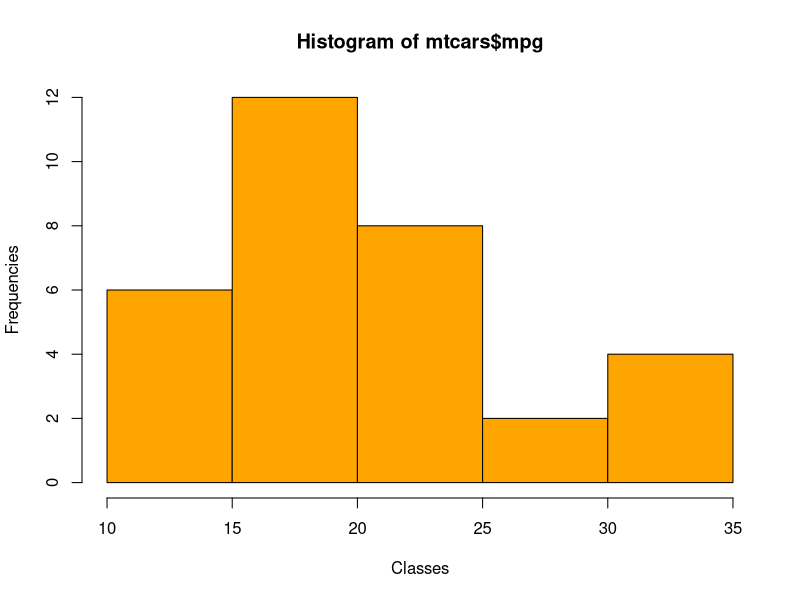
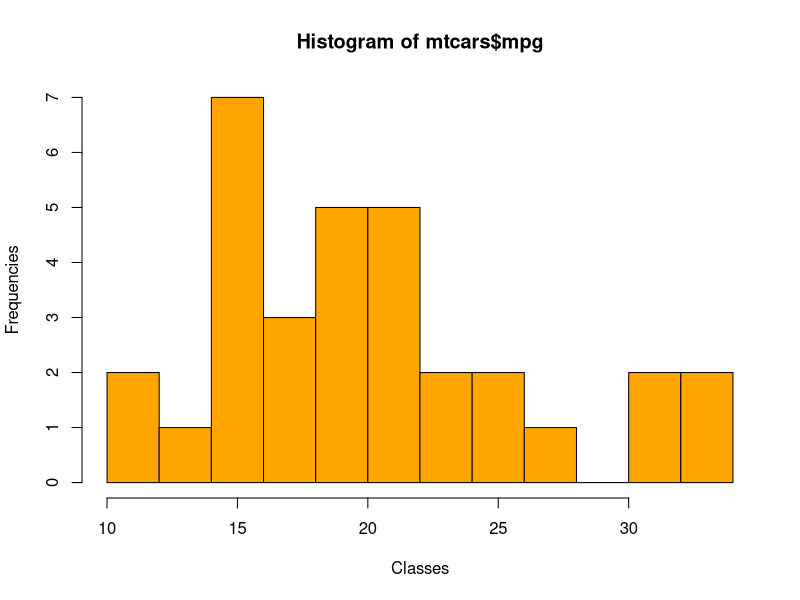
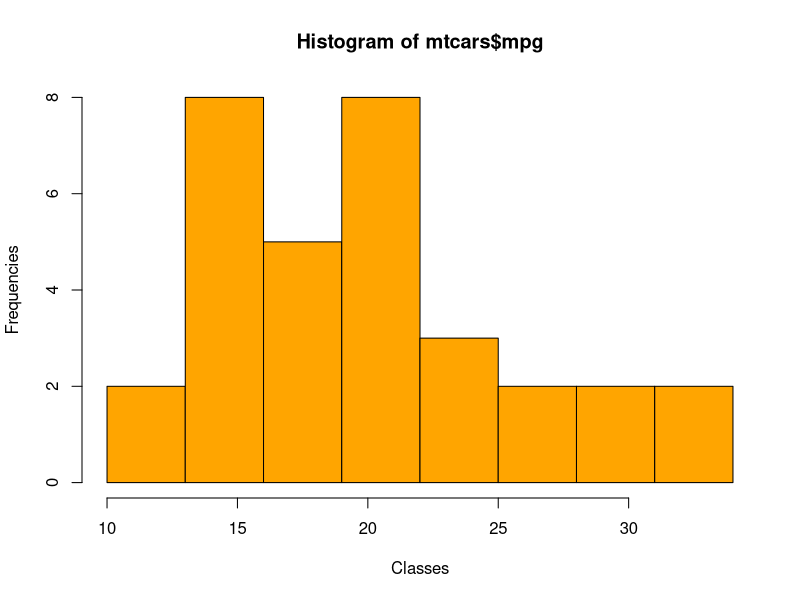
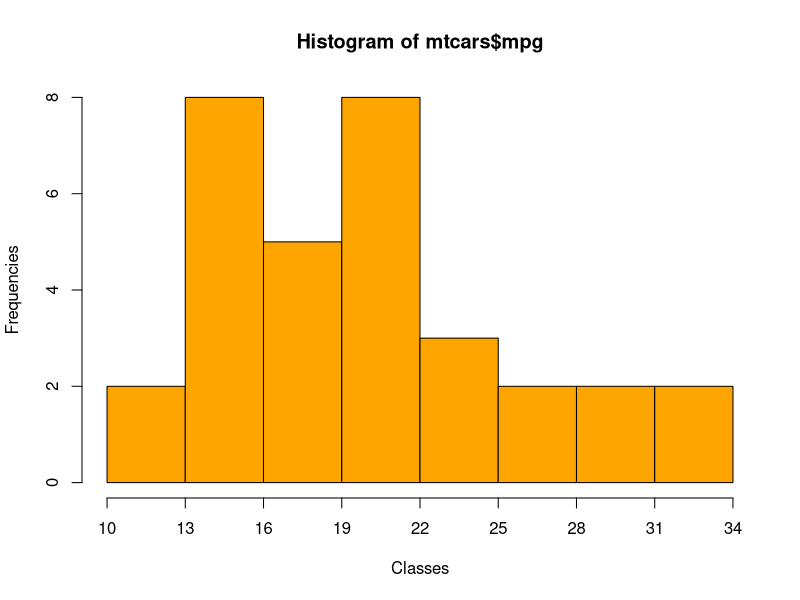
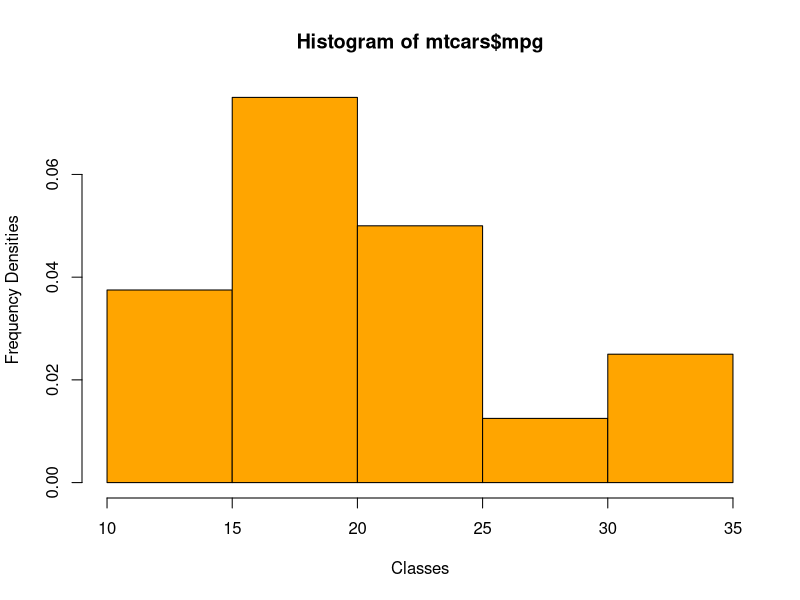
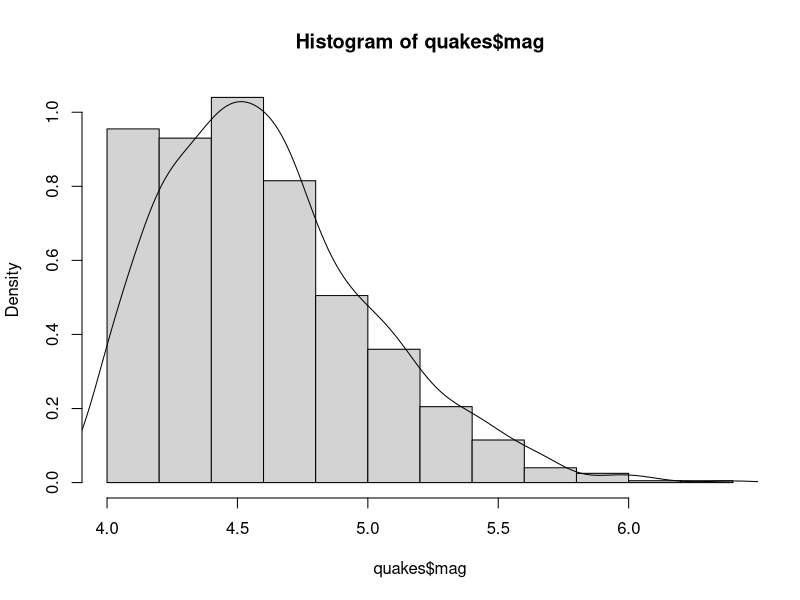
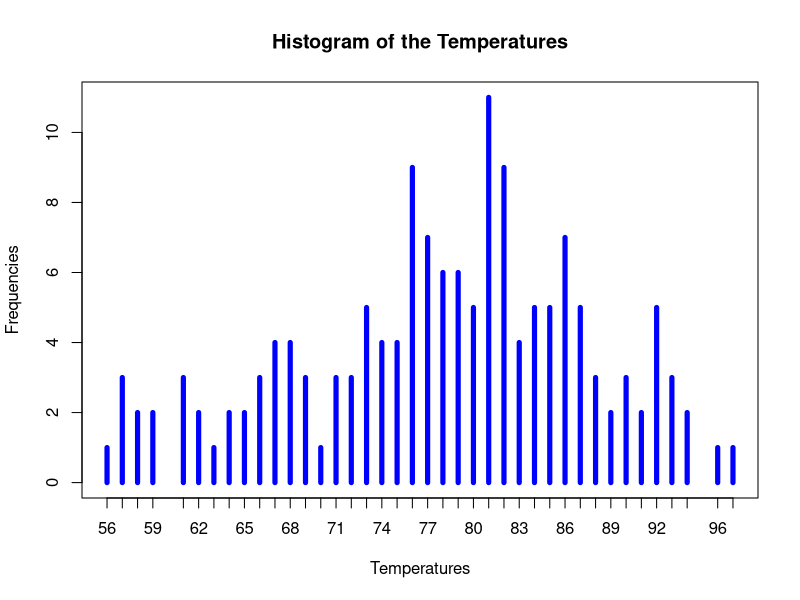

Write R code to recreate these figures, in order.
## ---- chunk 1
hist(mtcars$mpg,
     xlab = "Classes",
     ylab = "Frequencies",
     col = "orange")
## ---- chunk 2
hist(mtcars$mpg,
     xlab = "Classes",
     ylab = "Frequencies",
     col = "orange",
     breaks = 10)
# when breaks is a number, it denotes the number of classes, i.e. the number of vertical cells in the diagram
## ---- chunk 3
# range(mtcars$mpg)
breaks_vector <- seq(from = 10, to = 34, by = 3)

hist(mtcars$mpg,
     xlab = "Classes",
     ylab = "Frequencies",
     col = "orange",
     breaks = breaks_vector)

# when breaks is a vector, it gives the breakpoints between the histogram cells
## ---- chunk 4
breaks_vector <- seq(from = 10, to = 34, by = 3)

hist(mtcars$mpg,
     xlab = "Classes",
     ylab = "Frequencies",
     col = "orange",
     breaks = breaks_vector,
     xaxp = c(10, 34, 8))
# xaxp = c(10, 34, 8) displays 8 equidistant breakpoints in the histogram, starting from 10 up to 34

# xaxt argument and axis function can also be used here
## ---- chunk 5
# histogram with frequency density

hist(mtcars$mpg,
     xlab = "Classes",
     ylab = "Frequency Densities",
     col = "orange",
     probability = TRUE)
## ---- chunk 6
hist(quakes$mag, probability = TRUE)
lines(density(quakes$mag))
## ---- chunk 7
# discrete histogram

plot(table(airquality$Temp), 
     type = "h", 
     lwd = 5,
     xlab = "Temperatures",
     ylab = "Frequencies",
     main = "Histogram of the Temperatures",
     col = "blue")
